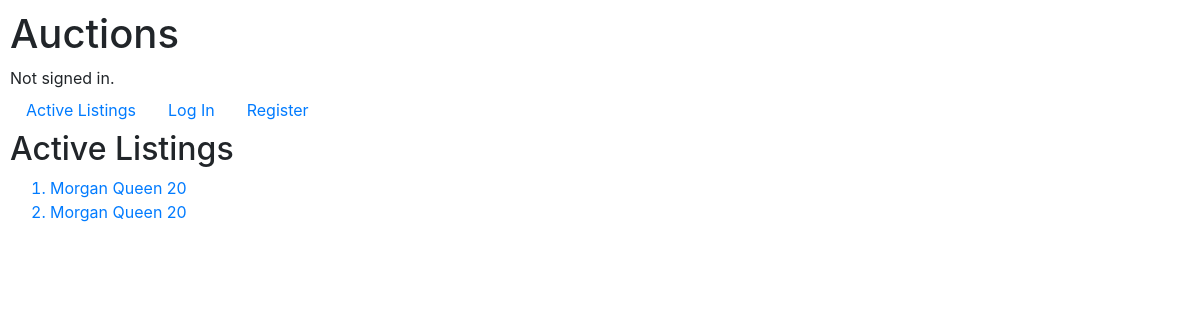
The app's page /auctions/, older data.
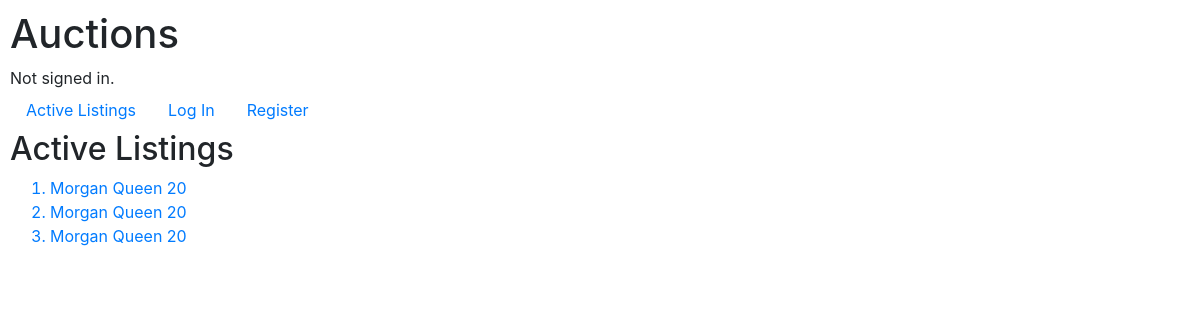
The same page, newer data.
### auctions/models.py (models this page shows)
class Listing(models.Model):
    creator = models.CharField(max_length=64)
    title = models.CharField(max_length=64)
    description = models.CharField(max_length=64)
    price = models.IntegerField()
    winner = models.CharField(max_length=64, default="None")
    status = models.CharField(max_length=64, default="active")
    users = models.ManyToManyField(User, blank=True, related_name= "wishlist")
    def __str__(self):
        return f"{self.title} {self.description} {self.price}"

### auctions/views.py (the view)
# urls.py: path("", views.index, name="index"),
def index(request):
    return render(request, "auctions/index.html", {
        "listings": Listing.objects.all()
    })

### auctions/templates/auctions/index.html
{% extends "auctions/layout.html" %}
{% block body %}
    <h2>Active Listings</h2>
    <ol>
        {% for listing in listings %}
            <a href="{% url 'listing' listing.id %}"><li>{{ listing }}</li></a>
        {% endfor %}
    </ol>
{% endblock %}

Row changes from the older to the newer data that the page shows:
added Listing: title+description+price "Morgan Queen 20"
